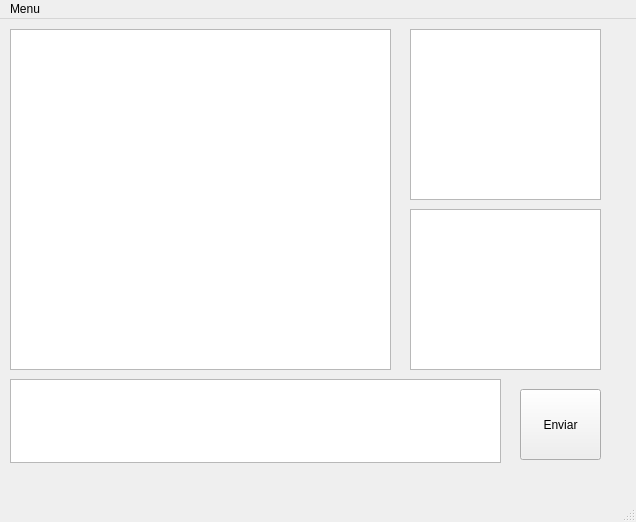
<?xml version="1.0" encoding="UTF-8"?>
<ui version="4.0">
 <class>MainWindow</class>
 <widget class="QMainWindow" name="MainWindow">
  <property name="geometry">
   <rect>
    <x>0</x>
    <y>0</y>
    <width>636</width>
    <height>522</height>
   </rect>
  </property>
  <property name="windowTitle">
   <string>MainWindow</string>
  </property>
  <widget class="QWidget" name="centralWidget">
   <widget class="QPlainTextEdit" name="txt_chat">
    <property name="geometry">
     <rect>
      <x>10</x>
      <y>10</y>
      <width>381</width>
      <height>341</height>
     </rect>
    </property>
    <property name="textInteractionFlags">
     <set>Qt::TextSelectableByKeyboard|Qt::TextSelectableByMouse</set>
    </property>
   </widget>
   <widget class="QPlainTextEdit" name="txt_usuarios">
    <property name="geometry">
     <rect>
      <x>410</x>
      <y>10</y>
      <width>191</width>
      <height>171</height>
     </rect>
    </property>
    <property name="textInteractionFlags">
     <set>Qt::TextSelectableByKeyboard|Qt::TextSelectableByMouse</set>
    </property>
   </widget>
   <widget class="QPlainTextEdit" name="txt_msg_controle">
    <property name="geometry">
     <rect>
      <x>410</x>
      <y>190</y>
      <width>191</width>
      <height>161</height>
     </rect>
    </property>
    <property name="textInteractionFlags">
     <set>Qt::TextSelectableByKeyboard|Qt::TextSelectableByMouse</set>
    </property>
   </widget>
   <widget class="QPlainTextEdit" name="txt_digita">
    <property name="geometry">
     <rect>
      <x>10</x>
      <y>360</y>
      <width>491</width>
      <height>84</height>
     </rect>
    </property>
   </widget>
   <widget class="QPushButton" name="btn_enviar">
    <property name="geometry">
     <rect>
      <x>520</x>
      <y>370</y>
      <width>81</width>
      <height>71</height>
     </rect>
    </property>
    <property name="text">
     <string>Enviar</string>
    </property>
   </widget>
  </widget>
  <widget class="QMenuBar" name="menuBar">
   <property name="geometry">
    <rect>
     <x>0</x>
     <y>0</y>
     <width>636</width>
     <height>25</height>
    </rect>
   </property>
   <widget class="QMenu" name="menuMenu">
    <property name="title">
     <string>Menu</string>
    </property>
    <addaction name="separator"/>
    <addaction name="actionSair"/>
   </widget>
   <addaction name="menuMenu"/>
  </widget>
  <widget class="QStatusBar" name="statusBar"/>
  <action name="actionSair">
   <property name="text">
    <string>Sair</string>
   </property>
  </action>
 </widget>
 <layoutdefault spacing="6" margin="11"/>
 <resources/>
 <connections/>
</ui>
